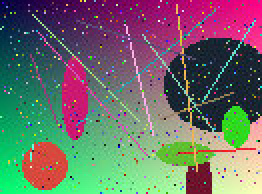
#> input picture crates/oc-image/tests/data/jpeg/big_444.jpg, 131 x 97 px, found by its file name (shown 2 times larger)
$ python make_jpeg_deep_fixtures.py out.png
#> lines starting #> are read from the running program, lines starting #| are printed output that depends on the picture
"""Writes 12-bit and lossless JPEG fixtures with libjpeg-turbo 3 (via imagecodecs) and the
samples it decodes from them, scaled the way our decoder presents them. Dev-time only.

    pip install imagecodecs
    python3 make_jpeg_deep_fixtures.py crates/oc-image/tests/data/jpeg

Files: deep_*.jpg with deep_*.gray / .rgb (8-bit output) or .gray16 / .rgb16 (big-endian
16-bit output). The Pt and restart cases come from a small lossless writer in this file,
because the library does not expose them; the library still decodes them for the answer.
"""
import os
import struct
import sys

import imagecodecs as ic
import numpy as np
from PIL import Image

out = sys.argv[1]
base = np.array(Image.open(os.path.join(out, "big_444.jpg")).convert("RGB"))
#> base is the input picture: shape (97, 131, 3); mean R, G, B 108.3, 110, 104.8
crop = np.ascontiguousarray(base[:61, :83])
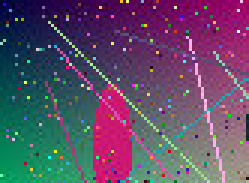
#> crop: shape (61, 83, 3) (shown 3 times larger); mean R, G, B 93.4, 78, 103.6
small = np.ascontiguousarray(base[:21, :37])
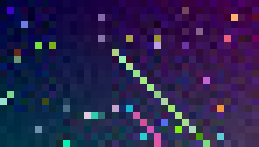
#> small: shape (21, 37, 3) (shown 7 times larger); mean R, G, B 42.3, 34.8, 79.4
green = np.ascontiguousarray(crop[..., 1])
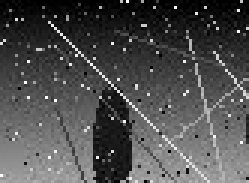
#> green: shape (61, 83) (shown 3 times larger); min 0, max 255, mean 78


# [25 lines left out: functions rescale, save, not called in this run]


# ---- 12-bit DCT
g12 = (green.astype(np.uint16) * 16 + 7)
c12 = crop.astype(np.uint16) * 16 + 5
for q in (50, 95):
#> (the run stopped early here; a loop or call above may not have finished)
